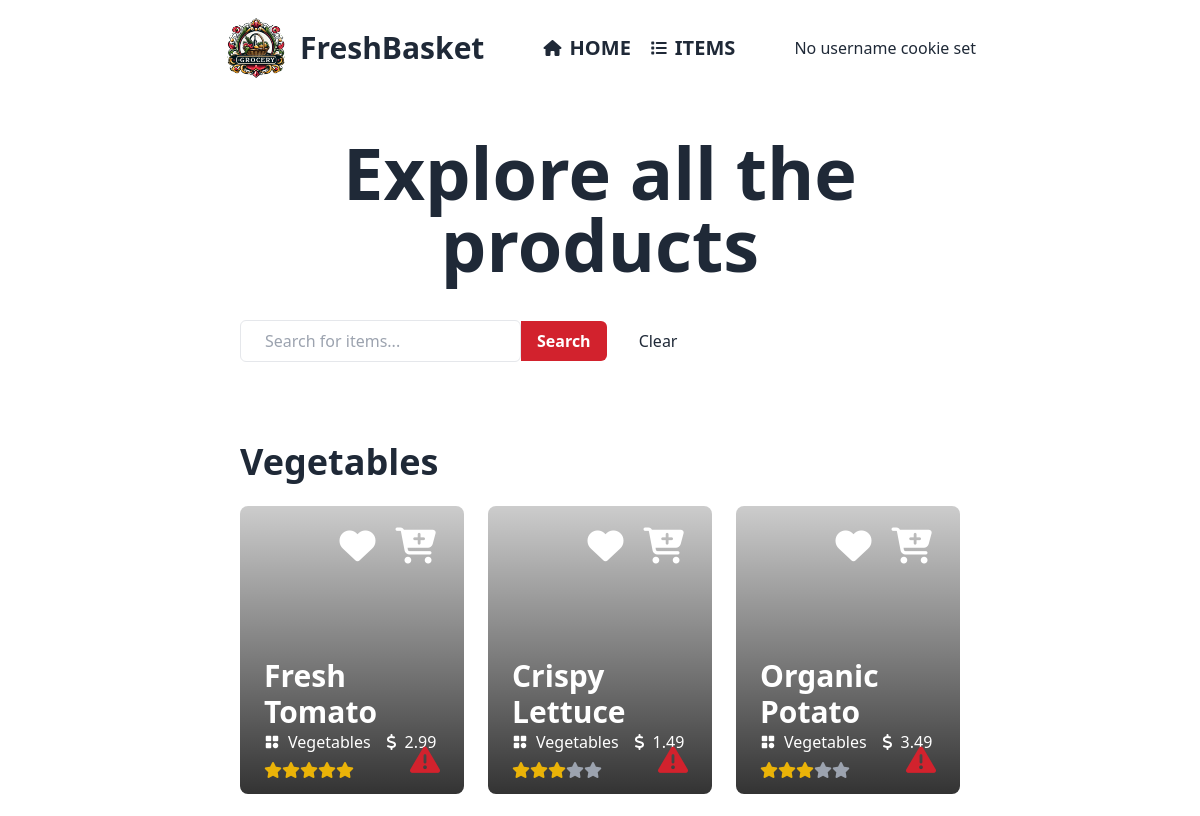
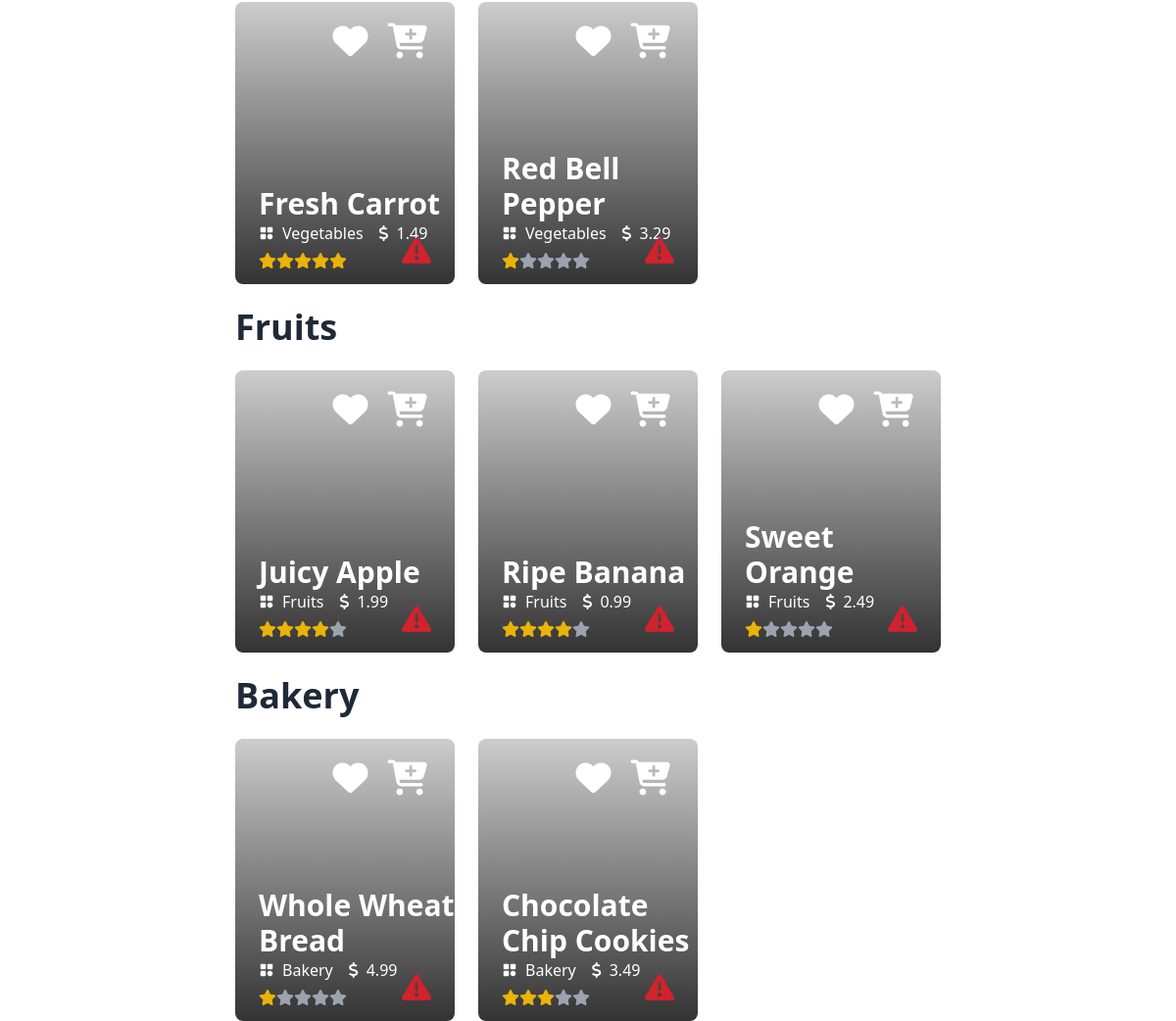
Screenshot of /src/allItems.php with the database file from the repository (2 pictures, top to bottom).
### tables this page shows
CREATE TABLE `products` (
  `productId` int(11) NOT NULL,
  `name` varchar(50) NOT NULL,
  `imgurl` varchar(60) DEFAULT NULL,
  `price` decimal(10,2) NOT NULL,
  `ammount` text DEFAULT NULL,
  `publishdate` date NOT NULL,
  `selleremail` varchar(60) DEFAULT NULL,
  `cartcount` int(11) DEFAULT NULL,
  `category` varchar(50) NOT NULL,
  `status` varchar(20) DEFAULT NULL,
  `rating` float DEFAULT NULL,
  `numOfPeople` int(11) DEFAULT 0
);

### src/allItems.php (the view, shortened to what this page needs)
<!DOCTYPE html>
<html data-theme="light" lang="en" style="scroll-behavior: smooth;">
<head>
    <link href="https://cdn.jsdelivr.net/npm/daisyui@4.7.3/dist/full.min.css" rel="stylesheet" type="text/css" />
    <script src="https://cdn.tailwindcss.com"></script>
</head>
<body>
    <header>
      <?php include 'navbar1.php'; ?>
    </header>
    <main>
        <section class="px-[15rem]">
            <h1 class="text-center text-7xl font-extrabold my-10">
                Explore all the products
            </h1>
            <form method="post" class="my-10 flex items-center">
              <input class="px-6 py-2 rounded-md border border-solid" type="text" name="searchTerm" placeholder="Search for items..." required>
              <button type="submit" class="rounded-r-md px-4 py-2 bg-[#D2222D] text-white font-semibold" name="search">Search</button>
              <button type="reset" class="ml-8" onclick="window.location.href='allItems.php';">Clear</button>
            </form>
            <?php
            require('DBconnect.php');
            $customeremail = $_COOKIE['email'];
            $categoriesQuery = "SELECT DISTINCT category FROM products WHERE status = 'published'";
            $categoriesResult = mysqli_query($conn, $categoriesQuery);
            if (mysqli_num_rows($categoriesResult) > 0) {
                while ($categoryRow = mysqli_fetch_assoc($categoriesResult)) {
                    $category = $categoryRow['category'];
                    echo "<h2 class='text-4xl font-bold my-6'>$category</h2>";
                    echo "<div class='grid grid-cols-3 gap-6'>";
                    $query = "SELECT * FROM products WHERE status = 'published' AND category = '$category'";
                    $result = mysqli_query($conn, $query);
                    if (mysqli_num_rows($result) > 0) {
                        while ($row = mysqli_fetch_assoc($result)) {
                            $productName = $row['name'];
                            $productPrice = $row['price'];
                            $productImage = $row['imgurl'];
                            $productcategory = $row['category'];
                            $productid = $row['productId'];
                            $productRating = (int)$row['rating'];
            ?>
                            <div class='w-full h-72 rounded-lg relative' style='background-image: linear-gradient(to top,rgba(0, 0, 0, 0.8), rgba(0, 0, 0, 0.2)),url(<?php echo $productImage ?>); background-size: cover; background-repeat: no-repeat;'>
                                <div class='flex items-center absolute top-4 right-6'>
                                    <div class="mr-4">
                                        <?php
                                        $sql = "SELECT * FROM wishlist WHERE productId = '$productid' AND customer_email = '$customeremail'";
                                        $wishlistResult = mysqli_query($conn, $sql);
                                        if (mysqli_num_rows($wishlistResult) > 0) {
                                        ?>
                                            <i class="fa-solid fa-heart text-4xl text-[#2aff2a] cursor-pointer"></i>
                                        <?php
                                        } else {
                                        ?>
                                            <i onclick="handleWishlist('<?php echo $productid ?>', '<?php echo $customeremail ?>')" class="fa-solid fa-heart text-4xl text-white hover:text-[#FFBF00] cursor-pointer"></i>
                                        <?php
                                        }
                                        ?>
                                    </div>
                                    <div class="dropdown dropdown-end">
                                        <div tabindex="0" role="button" class="m-1"><i class='fa-solid fa-cart-plus text-4xl text-white hover:text-[#FFBF00] hover pointer'></i></div>
                                    </div>
                                </div>
                                <div class='flex flex-col justify-start absolute bottom-4 left-6'>
                                    <h1 class='text-3xl font-bold text-white'><?php echo $productName ?></h1>
                                    <div class='flex flex-row items-center mb-2'>
                                        <p class='text-white mr-4 flex items-center gap-2'><img class='w-4 h-4' src='../ICON/categories.png'><?php echo $productcategory ?></p>
                                        <p class='text-white flex items-center gap-2'><i class='fa-solid fa-dollar-sign'></i><?php echo $productPrice ?></p>
                                    </div>
                                    <div onclick="document.getElementById('rating_modal_<?php echo $productid; ?>').showModal()" class='flex items-center cursor-pointer'>
                                        <?php for ($i = 1; $i <= 5; $i++) : ?> <?php if ($i <= $productRating) : ?>
                                            <i class="fa-solid fa-star text-yellow-500"></i>
                                        <?php else : ?>
                                            <i class="fa-solid fa-star text-gray-400"></i>
                                        <?php endif; ?>
                                        <?php endfor; ?>
                                    </div>
                                </div>
                                <div class="absolute bottom-4 right-6">
                                    <i onclick="document.getElementById('my_modal_1').setAttribute('open', 'true')" class="fa-solid fa-triangle-exclamation text-[#D2222D] text-3xl cursor-pointer"></i>
                                </div>
                            </div>
            <?php
                        }
                    } else {
                        echo "Oops.....No products found in this category.";
                    }
                    echo "</div>";
                }
            } else {
                echo "Oops.....No categories found.";
            }
            ?>
        </section>
    </main>
</body>
</html>

### rows the page displays
products: name "Fresh Tomato", category "Vegetables", price "2.99", rating 5 (drawn)
products: name "Crispy Lettuce", category "Vegetables", price "1.49"
products: name "Organic Potato", category "Vegetables", price "3.49"
products: name "Fresh Carrot", category "Vegetables", price "1.49", rating 5 (drawn)
products: name "Red Bell Pepper", category "Vegetables", price "3.29"
products: name "Juicy Apple", category "Fruits", price "1.99"
products: name "Ripe Banana", category "Fruits", price "0.99"
products: name "Sweet Orange", category "Fruits", price "2.49"
products: name "Whole Wheat Bread", category "Bakery", price "4.99"
products: name "Chocolate Chip Cookies", category "Bakery", price "3.49"

### other values shown
$category "Vegetables"
$category "Fruits"
$category "Bakery"
